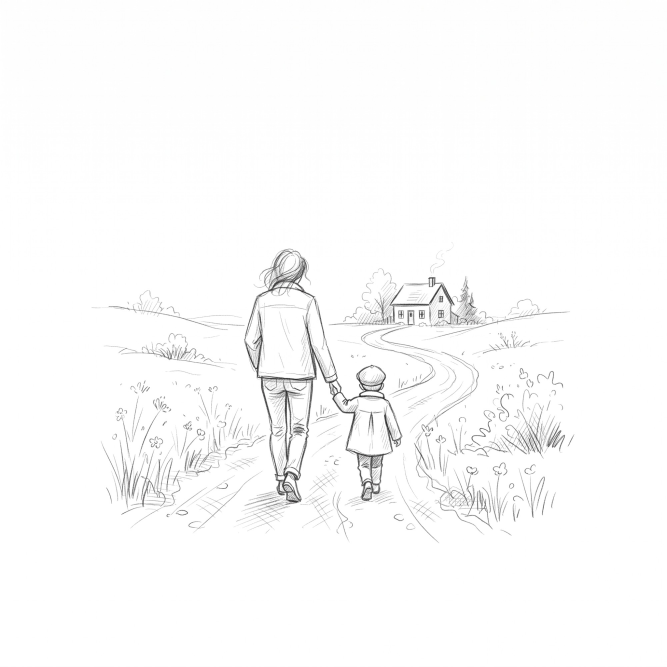
#> input picture brand-source/vignettes/family.jpg, 2000 x 2000 px (shown at 1/3 size); its folder holds only this picture in this run
$ python make_vignettes.py
#> lines starting #> are read from the running program, lines starting #| are printed output that depends on the picture
"""Make the small theme drawings shown at the top of a reflection.

    uv run --with pillow python tools/make_vignettes.py

(If Windows blocks that, install Pillow into the project once with `uv pip install pillow`
and run `.venv/Scripts/python tools/make_vignettes.py` instead.)

Reads every drawing in brand-source/vignettes/ (dark pencil on white, named after
its theme: "family.png", "grief-and-loss.jpg") and writes a web-ready copy to
static/vignettes/<theme>.png: cropped to the drawing, padded to the same wide 2:1
shape, and turned into a cut-out (white becomes transparent, pencil stays), so
the page can paint it in the reader's theme color, the way it does the logo.

Run it again whenever you add or change a drawing, then push.
"""
import sys
from pathlib import Path

from PIL import Image

ROOT = Path(__file__).resolve().parent.parent
SRC = ROOT / "brand-source" / "vignettes"
OUT = ROOT / "static" / "vignettes"
WIDTH, HEIGHT = 1000, 500         # 2:1, a wide strip: the full width of the reflection (up to about 400 x 200 px)
MARGIN = 0.03                     # white space kept around the drawing, as a share of its size
INK = 236                         # brightness below which a pixel counts as part of the drawing


def vignette(path):
    gray = Image.open(path).convert("L")
    box = gray.point(lambda v: 255 if v < INK else 0).getbbox()
#> box = (275, 727, 1724, 1629)
    if not box:
        raise SystemExit(f"{path.name}: no drawing found (is the background white?)")
    left, top, right, bottom = box
#> left = 275; top = 727; right = 1724; bottom = 1629
    pad = int(max(right - left, bottom - top) * MARGIN)
#> pad = 43
    drawing = gray.crop((max(0, left - pad), max(0, top - pad),
                         min(gray.width, right + pad), min(gray.height, bottom + pad)))
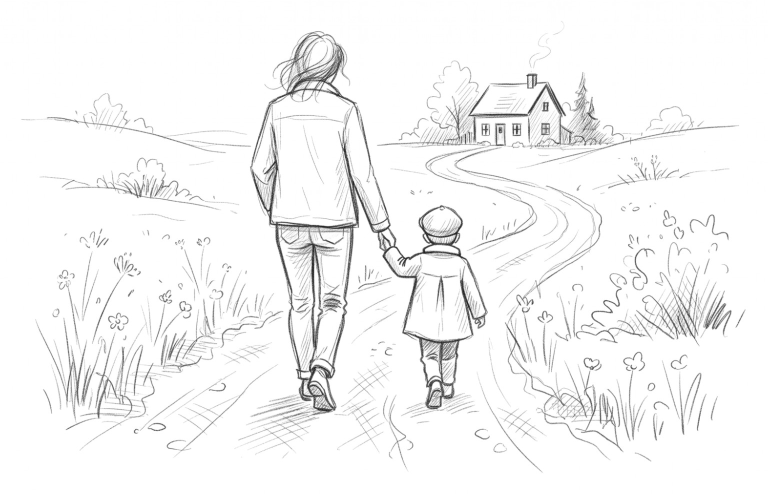
#> drawing: PIL image 1535x988 L (shown at 1/2 size); min 18, max 255, mean 245.5
    # Fit it into the 2:1 frame, centered, keeping its proportions.
    scale = min(WIDTH / drawing.width, HEIGHT / drawing.height)
#> scale = 0.506
    drawing = drawing.resize((max(1, round(drawing.width * scale)), max(1, round(drawing.height * scale))), Image.LANCZOS)
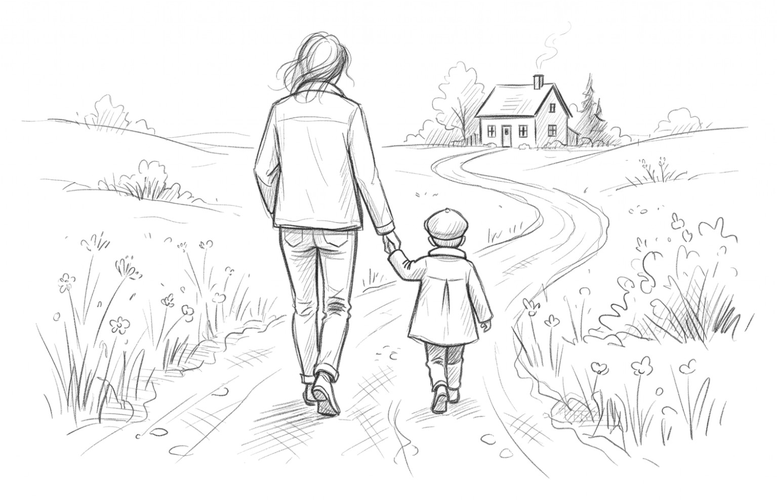
#> drawing: PIL image 777x500 L; min 20, max 255, mean 245.3
    frame = Image.new("L", (WIDTH, HEIGHT), 255)
#> frame: PIL image 1000x500 L; every value is 255
    frame.paste(drawing, ((WIDTH - drawing.width) // 2, (HEIGHT - drawing.height) // 2))
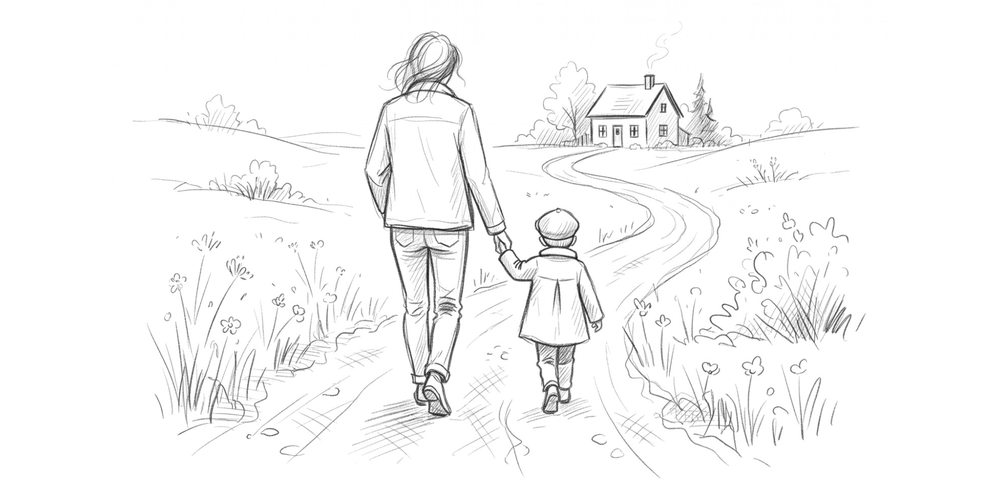
#> frame: PIL image 1000x500 L; min 20, max 255, mean 247.5
    # The darkest pencil becomes fully opaque and paper white fully clear, so faint
    # strokes stay faint. A little paper grain or off-white tint is removed too.
    counts = frame.histogram()
#> counts = 256 values, max 383963 at index 255, min 0 at index 0, mean 1953.1
    total = WIDTH * HEIGHT
    seen, dark = 0, 0
    for value, n in enumerate(counts):
        seen += n
        if seen >= 0.005 * total:
            dark = value
            break
#> this loop made 91 passes
#> (seen, dark) on pass 91: (2512, 90)
#> (n, seen) on passes 1 to 6: (0, 0), (0, 0), (0, 0), (0, 0), (0, 0), (0, 0)
#> after the loop, seen = 2512
    paper = 246
    span = max(1, paper - dark)
#> span = 156
    alpha = frame.point(lambda v: max(0, min(255, round((paper - v) * 255 / span))))
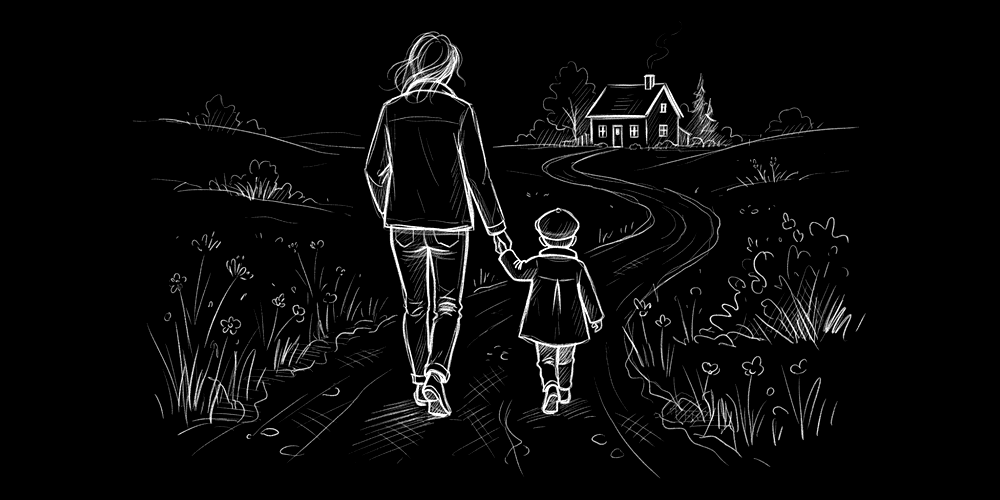
#> alpha: PIL image 1000x500 L; min 0, max 255, mean 10
    out = Image.new("RGBA", (WIDTH, HEIGHT), (0, 0, 0, 0))
#> out: PIL image 1000x500 RGBA; every value is 0
    out.putalpha(alpha)
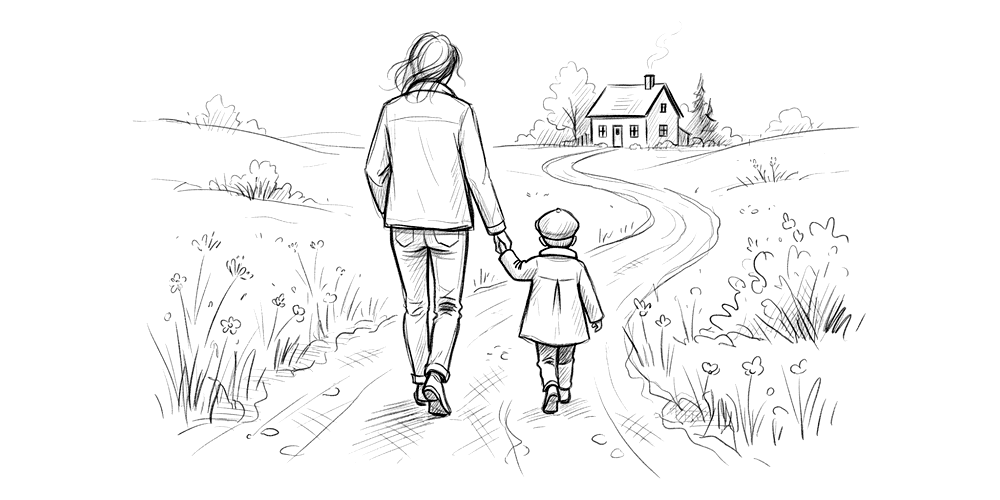
#> out: PIL image 1000x500 RGBA; mean R, G, B, A 0, 0, 0, 10; transparent parts drawn white
    return out


def slug(name):
    """'Grief & loss' -> 'grief-and-loss' (the same rule the page uses)."""
    import re
    return re.sub(r"[^a-z0-9]+", "-", re.sub(r"['’]", "", name.lower()).replace("&", " and ")).strip("-")


def main():
    OUT.mkdir(parents=True, exist_ok=True)
    files = sorted(p for p in SRC.glob("*") if p.suffix.lower() in (".png", ".jpg", ".jpeg", ".webp"))
    if not files:
        raise SystemExit(f"No drawings in {SRC.relative_to(ROOT)}")
    for path in files:
        target = OUT / f"{slug(path.stem)}.png"
        vignette(path).save(target, optimize=True)
#> (the run stopped early here; a loop or call above may not have finished)
